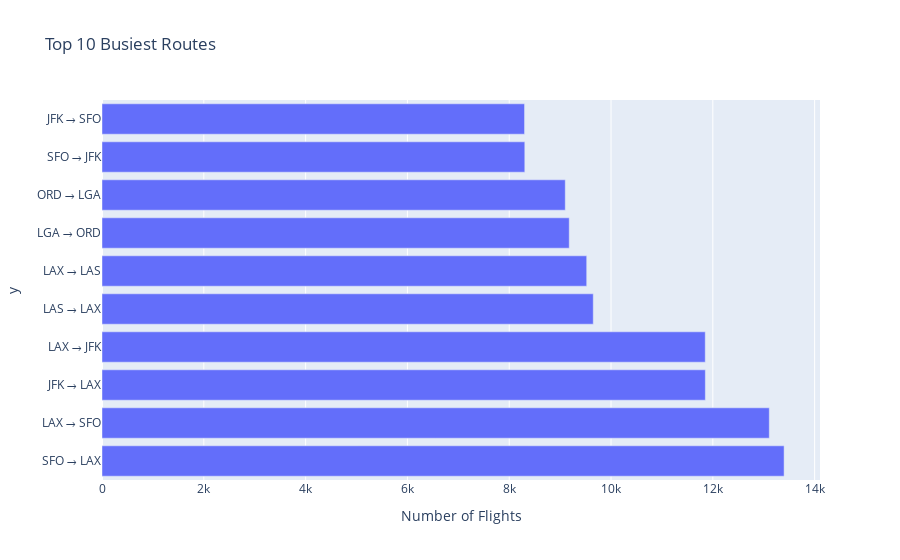

The notebook cell this image was saved under:
### Markdown cell above
Flights later in the day tend to be more delayed. This could be due to cumulative delays throughout the day, suggesting morning flights are more punctual.

### Code cell
top_routes = df.groupby(['ORIGIN_AIRPORT', 'DESTINATION_AIRPORT']).size().reset_index(name='flight_count')
top_routes = top_routes.sort_values('flight_count', ascending=False).head(10)

fig = px.bar(top_routes, x='flight_count', y=top_routes['ORIGIN_AIRPORT'] + " → " + top_routes['DESTINATION_AIRPORT'],
             orientation='h',
             title='Top 10 Busiest Routes',
             labels={'flight_count': 'Number of Flights'})

fig.show()

### Figure 1 — Plotly figure (JSON) as saved in the notebook; plotly's stock layout.template omitted (floating-point values rounded to 4 significant figures)
{"data": [{"alignmentgroup": "True", "hovertemplate": "Number of Flights=%{x}<br>y=%{y}<extra></extra>", "legendgroup": "", "marker": {"color": "#636efa", "pattern": {"shape": ""}}, "name": "", "offsetgroup": "", "orientation": "h", "showlegend": false, "textposition": "auto", "type": "bar", "x": [13400, 13109, 11853, 11851, 9651, 9522, 9179, 9101, 8306, 8301], "xaxis": "x", "y": ["SFO → LAX", "LAX → SFO", "JFK → LAX", "LAX → JFK", "LAS → LAX", "LAX → LAS", "LGA → ORD", "ORD → LGA", "SFO → JFK", "JFK → SFO"], "yaxis": "y"}], "layout": {"barmode": "relative", "legend": {"tracegroupgap": 0}, "title": {"text": "Top 10 Busiest Routes"}, "xaxis": {"anchor": "y", "domain": [0, 1], "title": {"text": "Number of Flights"}}, "yaxis": {"anchor": "x", "domain": [0, 1], "title": {"text": "y"}}}}
